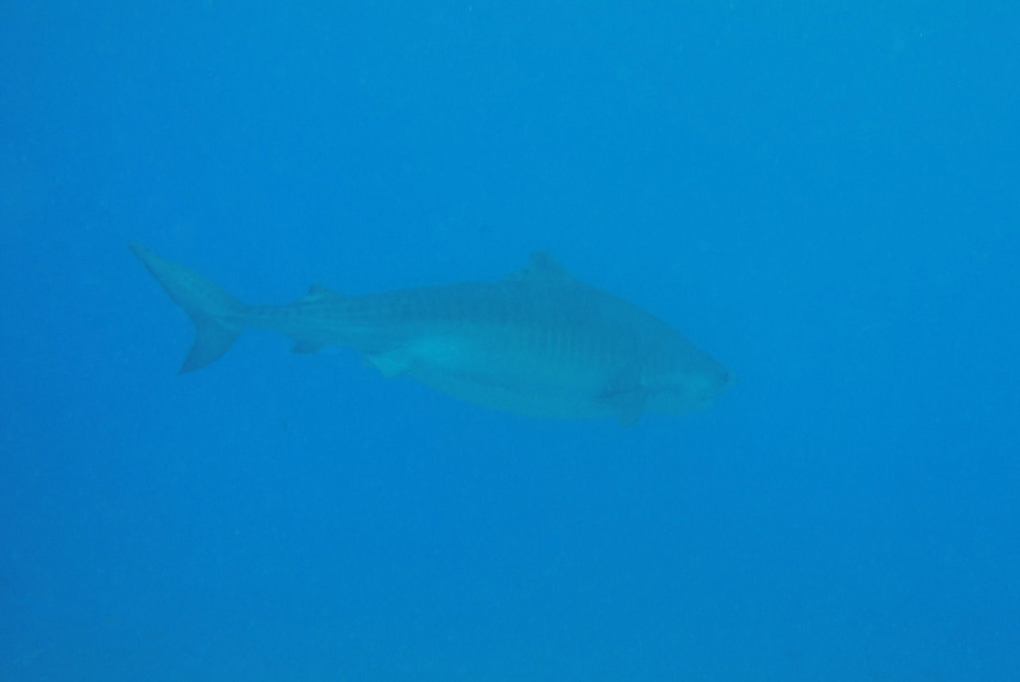
#> input picture Shark 1.PNG, 1020 x 682 px, found by its file name
$ python test.py
#> lines starting #> are read from the running program, lines starting #| are printed output that depends on the picture; after the words box and inside, x2 and y2 are one past the last pixel; in counts of white or black regions, pixels touching at a corner belong together
import cv2, sys, numpy as np

def fixedThresh():
    global img, blur, thresh
    (t, mask) = cv2.threshold(src = blur, thresh = thresh, maxval = 255, type = cv2.THRESH_BINARY)

    sel = cv2.bitwise_and(src1 = img, src2 = mask)
    cv2.imshow(winname = "image", mat = sel)


def adjustThresh(v):
    global thresh
    thresh = v
    fixedThresh()


# read image as grayscale, and blur it

img = cv2.imread('Shark 1.png', flags = cv2.IMREAD_GRAYSCALE)
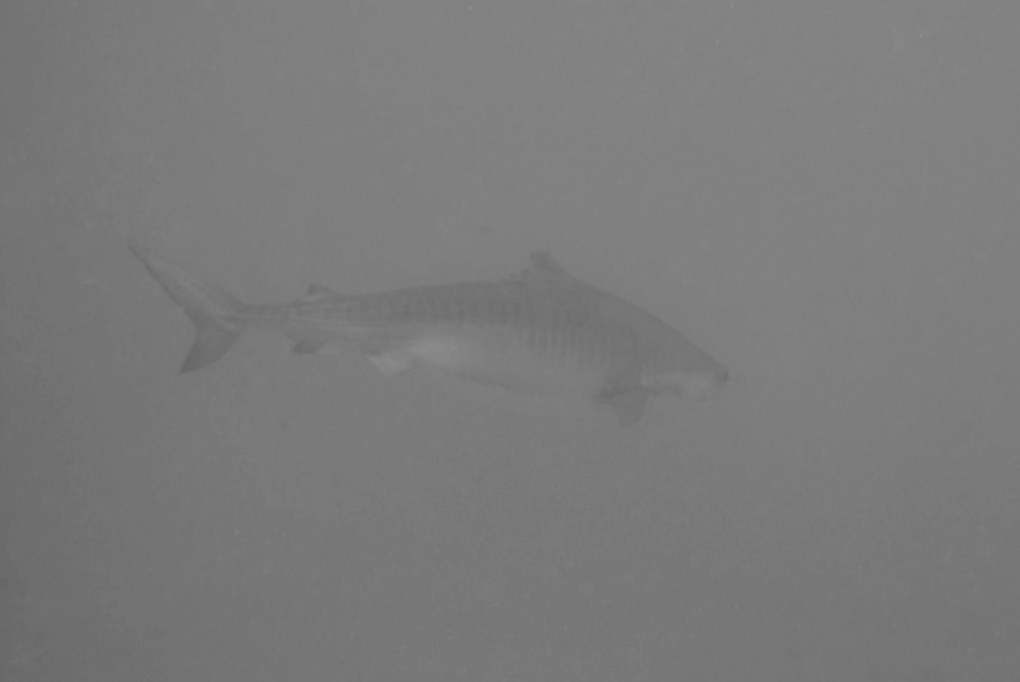
#> img: shape (682, 1020); min 102, max 144, mean 122.5
blur = cv2.GaussianBlur(src = img, ksize = (5, 5), sigmaX = 0)

# create the display window and the trackbar
cv2.namedWindow(winname = "image", flags = cv2.WINDOW_NORMAL)
thresh = 128
cv2.createTrackbar("thresh", "image", thresh, 255, adjustThresh)

# perform first thresholding
fixedThresh()
#> in fixedThresh, `(t, mask) = cv2.threshold(src = blur, thresh = thresh, maxval = 255, t..`:
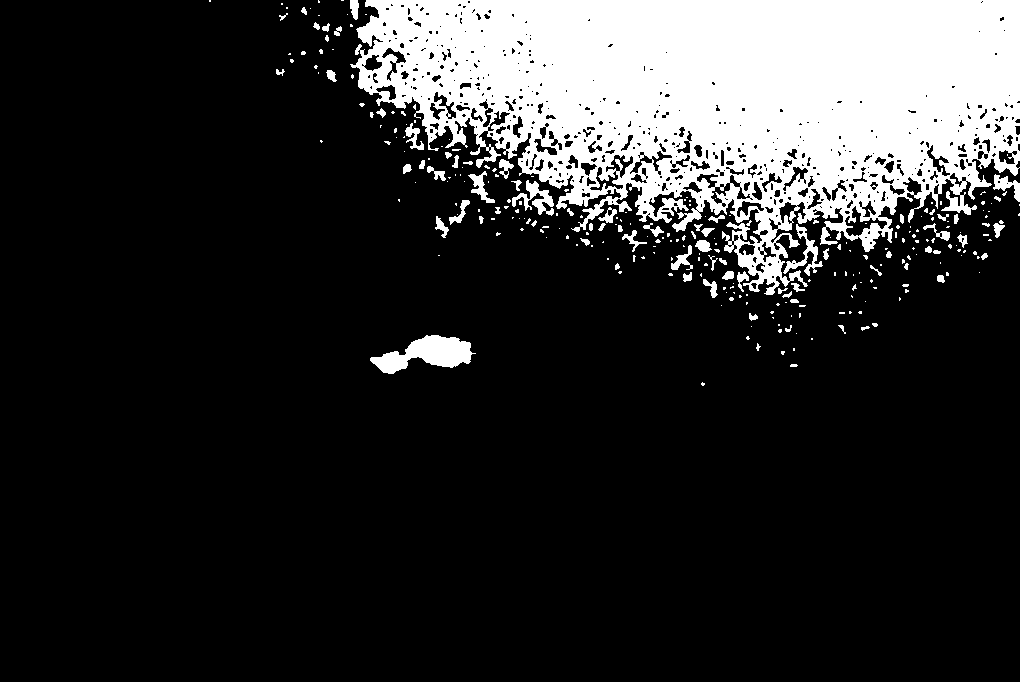
#> mask: shape (682, 1020); 17.9% white; 288 white regions (211 under 20 px), largest, box (x1, y1, x2, y2) and area: (350, 0, 1020, 295) 115172, (370, 335, 476, 374) 2153, (512, 180, 554, 216) 597
#> in fixedThresh, `(t, mask) = cv2.threshold(src = blur, thresh = thresh, maxval = 255, t..`: t = 128
#> in fixedThresh, `sel = cv2.bitwise_and(src1 = img, src2 = mask)`:
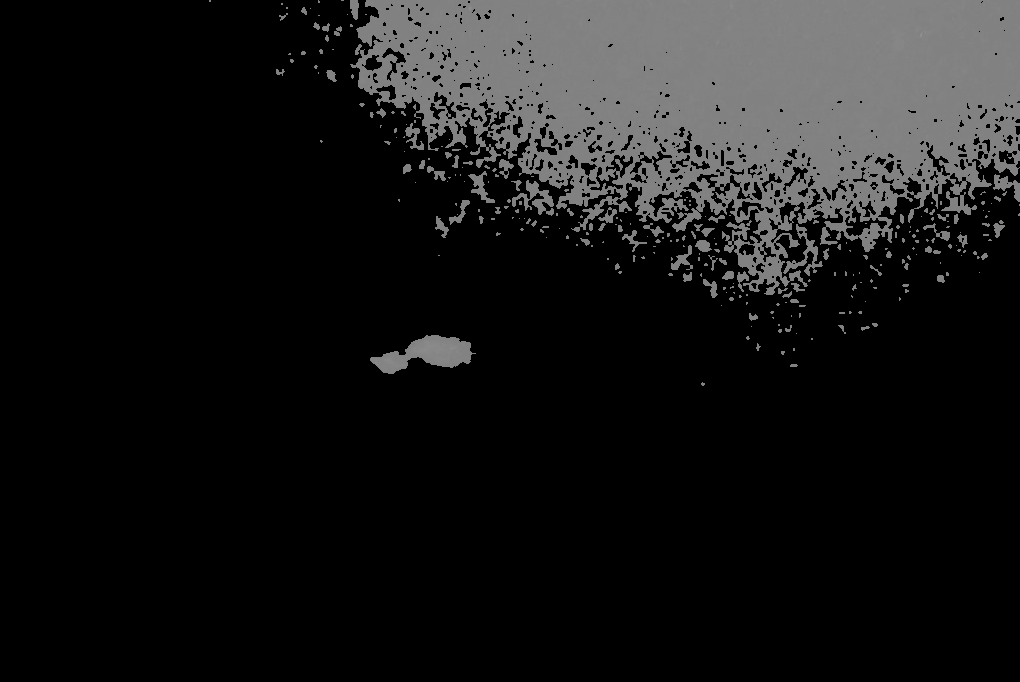
#> sel: shape (682, 1020); min 0, max 144, mean 23.2
cv2.waitKey(delay = 0)

$ run again, with Shark 2.PNG copied over Shark 1.PNG
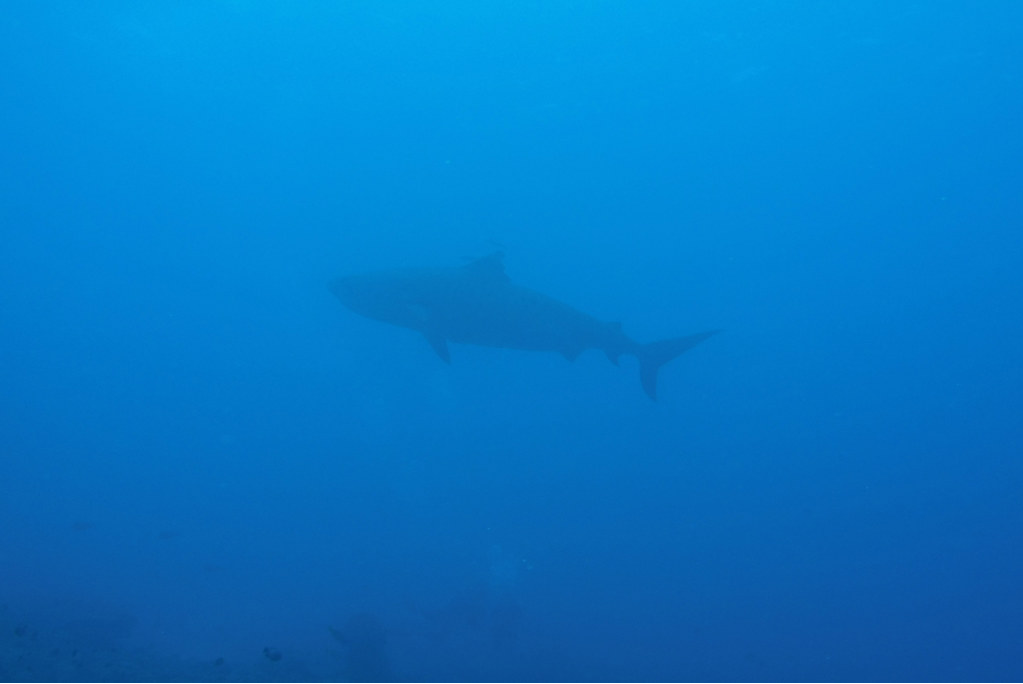
#> input picture Shark 2.PNG, 1023 x 684 px, found by its file name
#> in fixedThresh, `(t, mask) = cv2.threshold(src = blur, thresh = thresh, maxval = 255, t..`:
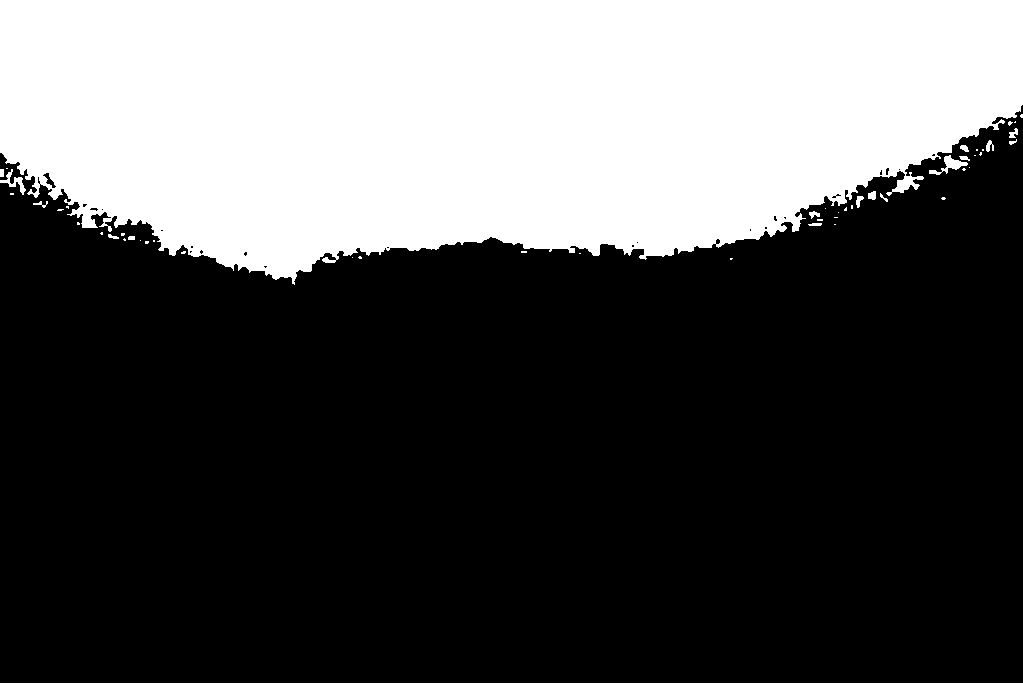
#> mask: shape (684, 1023); 33.2% white; 52 white regions (34 under 20 px), largest, box (x1, y1, x2, y2) and area: (0, 0, 1023, 285) 230390, (0, 683, 1023, 684) 1023, (929, 155, 968, 175) 260
#> t = 128
#> in fixedThresh, `sel = cv2.bitwise_and(src1 = img, src2 = mask)`:
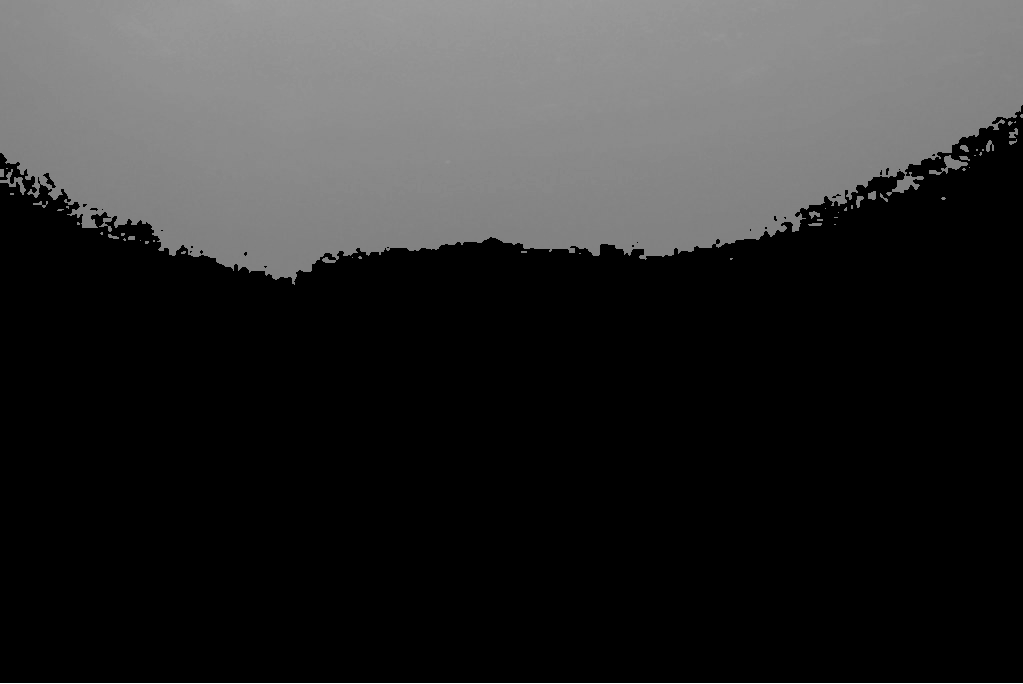
#> sel: shape (684, 1023); min 0, max 254, mean 46.3
